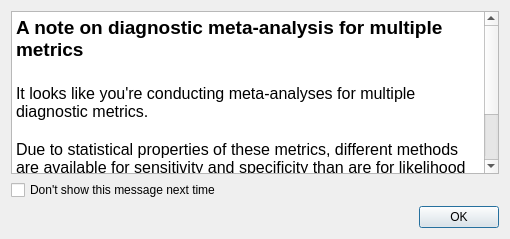
<?xml version="1.0" encoding="UTF-8"?>
<ui version="4.0">
 <class>diag_explain_window</class>
 <widget class="QDialog" name="diag_explain_window">
  <property name="geometry">
   <rect>
    <x>0</x>
    <y>0</y>
    <width>510</width>
    <height>239</height>
   </rect>
  </property>
  <property name="windowTitle">
   <string>Diagnostic MA with Multiple Metrics</string>
  </property>
  <property name="windowIcon">
   <iconset>
    <normaloff>:/misc/meta.ico</normaloff>:/misc/meta.ico</iconset>
  </property>
  <property name="modal">
   <bool>true</bool>
  </property>
  <layout class="QVBoxLayout" name="verticalLayout_2">
   <item>
    <layout class="QVBoxLayout" name="verticalLayout">
     <item>
      <widget class="QTextBrowser" name="textBrowser">
       <property name="html">
        <string>&lt;!DOCTYPE HTML PUBLIC &quot;-//W3C//DTD HTML 4.0//EN&quot; &quot;http://www.w3.org/TR/REC-html40/strict.dtd&quot;&gt;
&lt;html&gt;&lt;head&gt;&lt;meta name=&quot;qrichtext&quot; content=&quot;1&quot; /&gt;&lt;style type=&quot;text/css&quot;&gt;
p, li { white-space: pre-wrap; }
&lt;/style&gt;&lt;/head&gt;&lt;body style=&quot; font-family:'Lucida Grande'; font-size:13pt; font-weight:400; font-style:normal;&quot;&gt;
&lt;p style=&quot; margin-top:0px; margin-bottom:0px; margin-left:0px; margin-right:0px; -qt-block-indent:0; text-indent:0px;&quot;&gt;&lt;span style=&quot; font-family:'MS Shell Dlg 2'; font-size:14pt; font-weight:600;&quot;&gt;A note on diagnostic meta-analysis for multiple metrics&lt;/span&gt;&lt;/p&gt;
&lt;p style=&quot;-qt-paragraph-type:empty; margin-top:0px; margin-bottom:0px; margin-left:0px; margin-right:0px; -qt-block-indent:0; text-indent:0px; font-family:'MS Shell Dlg 2'; font-size:14pt;&quot;&gt;&lt;br /&gt;&lt;/p&gt;
&lt;p style=&quot; margin-top:0px; margin-bottom:0px; margin-left:0px; margin-right:0px; -qt-block-indent:0; text-indent:0px;&quot;&gt;&lt;span style=&quot; font-family:'MS Shell Dlg 2'; font-size:12pt;&quot;&gt;It looks like you're conducting meta-analyses for multiple diagnostic metrics. &lt;/span&gt;&lt;/p&gt;
&lt;p style=&quot;-qt-paragraph-type:empty; margin-top:0px; margin-bottom:0px; margin-left:0px; margin-right:0px; -qt-block-indent:0; text-indent:0px; font-family:'MS Shell Dlg 2'; font-size:12pt;&quot;&gt;&lt;br /&gt;&lt;/p&gt;
&lt;p style=&quot; margin-top:0px; margin-bottom:0px; margin-left:0px; margin-right:0px; -qt-block-indent:0; text-indent:0px;&quot;&gt;&lt;span style=&quot; font-family:'MS Shell Dlg 2'; font-size:12pt;&quot;&gt;Due to statistical properties of these metrics, different methods are available for sensitivity and specificity than are for likelihood and diagnostic odds ratios. So now we're going to first ask you to pick a meta-analysis method (and parameters) to use for sensitivity/specificity, and then we're going to ask you to pick a method to use for likelihood and diagnostic odds ratios. &lt;/span&gt;&lt;/p&gt;&lt;/body&gt;&lt;/html&gt;</string>
       </property>
      </widget>
     </item>
     <item>
      <widget class="QCheckBox" name="dont_show_again_chk_box">
       <property name="text">
        <string>Don't show this message next time</string>
       </property>
      </widget>
     </item>
     <item>
      <widget class="QDialogButtonBox" name="buttonBox">
       <property name="orientation">
        <enum>Qt::Horizontal</enum>
       </property>
       <property name="standardButtons">
        <set>QDialogButtonBox::Ok</set>
       </property>
      </widget>
     </item>
    </layout>
   </item>
  </layout>
 </widget>
 <resources>
  <include location="images/icons.qrc"/>
 </resources>
 <connections>
  <connection>
   <sender>buttonBox</sender>
   <signal>accepted()</signal>
   <receiver>diag_explain_window</receiver>
   <slot>accept()</slot>
   <hints>
    <hint type="sourcelabel">
     <x>248</x>
     <y>254</y>
    </hint>
    <hint type="destinationlabel">
     <x>157</x>
     <y>274</y>
    </hint>
   </hints>
  </connection>
  <connection>
   <sender>buttonBox</sender>
   <signal>rejected()</signal>
   <receiver>diag_explain_window</receiver>
   <slot>reject()</slot>
   <hints>
    <hint type="sourcelabel">
     <x>316</x>
     <y>260</y>
    </hint>
    <hint type="destinationlabel">
     <x>286</x>
     <y>274</y>
    </hint>
   </hints>
  </connection>
 </connections>
</ui>
